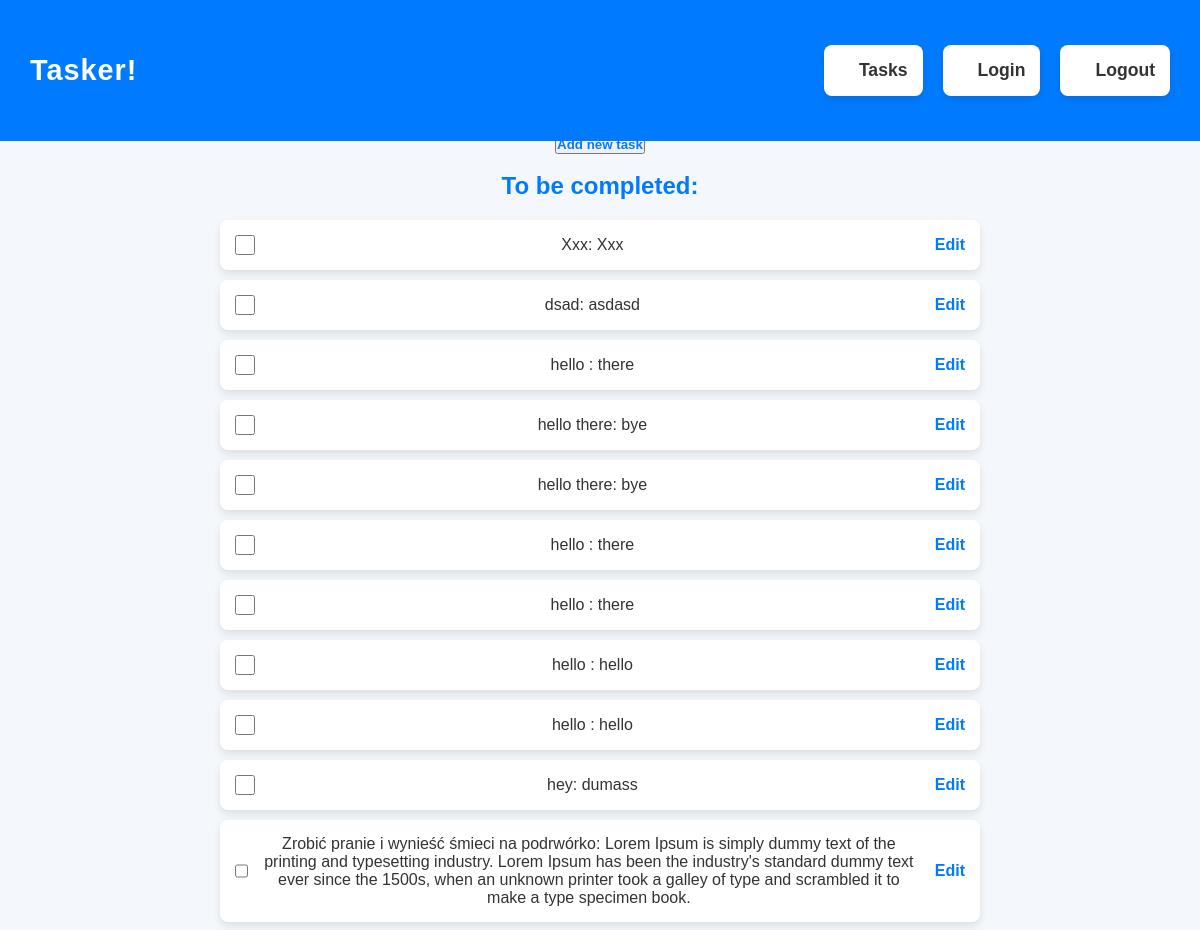
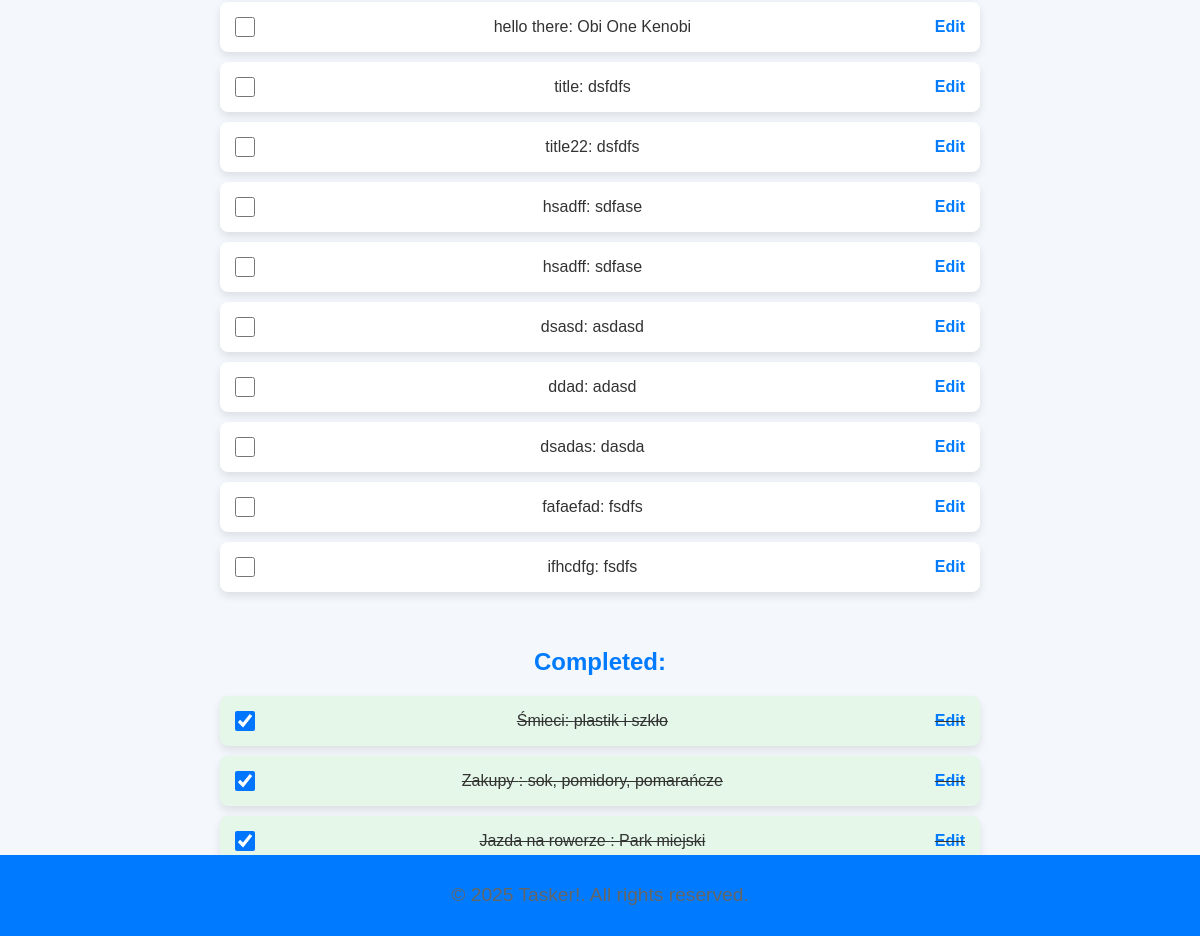
Page /tasks/ (signed in) on the committed database (2 pictures, top to bottom).
### models.py (models this page shows)
class BaseModel(Model):
    class Meta:
        database = db

class Task(BaseModel):
    title = CharField()
    description = CharField()
    completed = BooleanField(default=False)
    user_id = IntegerField()

### routes.py (the view)
@task_routes.route("/", methods=["GET"])
def get_tasks():
    if "user_id" not in session:
        return render_template("tasks_nologin.html")
    tasks = Task.select().where(Task.user_id == session["user_id"])
    return render_template("tasks.html", tasks = [task.__data__ for task in tasks])

### templates/tasks.html (shortened to what this page needs)
<!DOCTYPE html>
<html lang="en">
<head>
    <link rel="stylesheet" href="{{ url_for('static', filename= 'css/style.css') }}">
</head>
<body>
    <header>
        <div class="logo">Tasker!</div>
        <ul class="menu">
            <li><a href="/tasks">Tasks</a></li>
            <li><a href="/auth/login">Login</a></li>
            <li><a href="/auth/logout">Logout</a></li>
        </ul>
    </header>
    <main>
        <h1>Task List</h1>
        <button class="new-task"><a href="/tasks/add">Add new task</a></button> <br/><br/>
        <h3>To be completed:</h3>
        <ul id="incomplete-tasks">
            {% for task in tasks %}
            {% if not task.completed %}
            <li>
                <input type="checkbox" class="task-checkbox" data-task-id="{{ task.id }}">
                {{ task.title }}: {{ task.description }}
                <a href="/tasks/{{ task.id }}">Edit </a>
            </li>
            {% endif %}
            {% endfor %}
        </ul>
        <br/><br/>
        <h3>Completed:</h3>
        <ul id="completed-tasks">
            {% for task in tasks %}
            {% if task.completed %}
            <li>
                <input type="checkbox" class="task-checkbox" data-task-id="{{ task.id }}" checked>
                {{ task.title }}: {{ task.description }}
                <a href="/tasks/{{ task.id }}">Edit </a>
            </li>
            {% endif %}
            {% endfor %}
        </ul>
    </main>
    <footer>
        <p>&copy; 2025 Tasker!. All rights reserved.</p>
    </footer>
</body>
</html>

### static/css/style.css (style rules this page uses)
* { margin: 0; padding: 0; box-sizing: border-box; }
body { font-family: 'Arial', sans-serif; background-color: #f4f7fc; color: #333; display: flex; flex-direction: column; justify-content: center; align-items: center; min-height: 100vh; margin: 0; }
header { display: flex; justify-content: space-between; align-items: center; background-color: #007BFF; color: white; padding: 15px 30px; width: 100%; position: fixed; top: 0; left: 0; z-index: 100; }
.logo { font-size: 1.8rem; font-weight: bold; letter-spacing: 1px; }
.menu { display: flex; list-style: none; }
.menu li { margin-left: 20px; }
.menu a { color: #333; font-size: 1.1rem; text-decoration: none; transition: color 0.3s ease; }
main { padding: 80px 20px 50px; text-align: center; max-width: 800px; width: 100%; animation: fadeIn 1s ease-in-out; }
h1 { font-size: 2.5rem; color: #333; margin-bottom: 10px; animation: slideInFromLeft 0.8s ease-out; }
p { font-size: 1.2rem; color: #666; line-height: 1.6; max-width: 700px; margin: 10px auto; animation: fadeIn 1.2s ease-in-out; }
h3 { font-size: 1.5rem; color: #007BFF; margin-bottom: 10px; }
ul { list-style: none; margin: 20px 0; padding: 0; }
li { background-color: #ffffff; margin: 10px 0; padding: 15px; border-radius: 8px; box-shadow: 0 4px 8px rgba(0, 0, 0, 0.1); display: flex; justify-content: space-between; align-items: center; transition: transform 0.3s ease-in-out; }
input[type="checkbox"] { width: 20px; height: 20px; margin-right: 15px; cursor: pointer; }
a { text-decoration: none; color: #007BFF; font-weight: bold; transition: color 0.3s ease; }
li a { margin-left: 20px; }
#completed-tasks li { background-color: #e4f7e8; text-decoration: line-through; }
#completed-tasks input[type="checkbox"] { background-color: #66bb6a; }
footer { background-color: #007BFF; color: #333; text-align: center; padding: 15px 0; position: fixed; bottom: 0; left: 0; width: 100%; }

### rows in the picture
Task: title "Xxx", description "Xxx"
Task: title "dsad", description "asdasd"
Task: title "hello", description "there"
Task: title "hello there", description "bye"
Task: title "hello there", description "bye"
Task: title "hello", description "there"
Task: title "hello", description "there"
Task: title "hello", description "hello"
Task: title "hello", description "hello"
Task: title "hey", description "dumass"
Task: title "Zrobić pranie i wynieść śmieci na podrwórko", description "Lorem Ipsum is simply dummy text of the printing and typesetting industry. Lorem Ipsum has been the industry's standard dummy text ever since the 1500s, when an unknown printer took a galley of type and scrambled it to make a type specimen book."
Task: title "hello there", description "Obi One Kenobi"
Task: title "title", description "dsfdfs"
Task: title "title22", description "dsfdfs"
Task: title "hsadff", description "sdfase"
Task: title "hsadff", description "sdfase"
Task: title "dsasd", description "asdasd"
Task: title "ddad", description "adasd"
Task: title "dsadas", description "dasda"
Task: title "fafaefad", description "fsdfs"
Task: title "ifhcdfg", description "fsdfs"
Task: title "Śmieci", description "plastik i szkło"
Task: title "Zakupy", description "sok, pomidory, pomarańcze"
Task: title "Jazda na rowerze", description "Park miejski"
